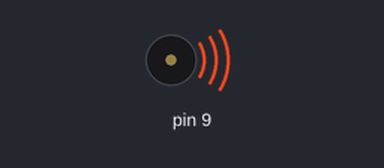
Simulated run of this sketch. Board: Arduino Uno, built with avr-gcc and run on an emulated ATmega328P. Parts: buzzer (waves = sounding).

Above: at 0.1 s.
Timing chart, 0 to 1.6 s (numbered marks = the images above):
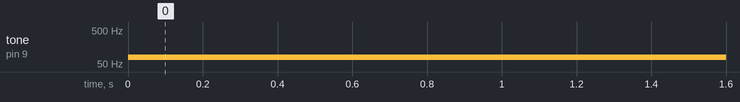

Measured:
- by itself, tone on pin 9: silent → 78 Hz at 0.00 s

The sketch:

pwm_for_can.ino
```cpp
#include <avr/io.h>
#include <util/delay.h>

struct CTC1
{
    static void setup()
    {
        // CTC mode with TOP-OCR1A

        TCCR1A = 0;
        TCCR1B = _BV(WGM12);

        // toggle channel A on compare match

        TCCR1A = (TCCR1A & ~(_BV(COM1A1) | _BV(COM1A0))) | _BV(COM1A0);

        // set channel A bound pin to output mode

        DDRB |= _BV(1); // PB1 on 328p, use _BV(5) for PB5 on 32U4
    }

    static void set_freq(float f)
    {
        static const float f1 = min_freq(1), f8 = min_freq(8), f64 = min_freq(64), f256 = min_freq(256);

        uint16_t n;

        if (f >= f1)        n = 1;
        else if (f >= f8)   n = 8;
        else if (f >= f64)  n = 64;
        else if (f >= f256) n = 256;
        else                n = 1024;

        prescale(n);

        OCR1A = static_cast<uint16_t>(round(F_CPU / (2 * n * f) - 1));
    }

    static void prescale(uint16_t n)
    {
        uint8_t bits = 0;

        switch (n)
        {
            case    1:  bits = _BV(CS10);               break;
            case    8:  bits = _BV(CS11);               break;
            case   64:  bits = _BV(CS11) | _BV(CS10);   break;
            case  256:  bits = _BV(CS12);               break;
            case 1024:  bits = _BV(CS12) | _BV(CS10);   break;
            default:    bits = 0;
        }

        TCCR1B = (TCCR1B & ~(_BV(CS12) | _BV(CS11) | _BV(CS10))) | bits;
    }

    static inline float min_freq(uint16_t n)
    {
        return ceil(F_CPU / (2 * n * 65536));
    }
};

void setup()
{
    CTC1::setup();
}

void loop()
{


            CTC1::set_freq(78);


}
```
